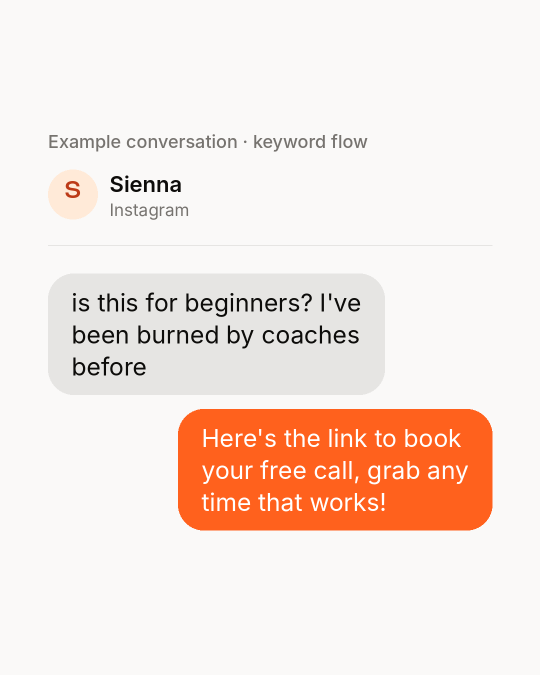
#> input picture CONTENU/05_BANQUE_IMAGES/ecrans/flow-beginners/slide-01.png, 1080 x 1350 px, given in place of t3, which was not available (shown at 1/2 size)
$ python -i carrousel.py   (imports and definitions only)
#> lines starting #> are read from the running program, lines starting #| are printed output that depends on the picture; after the words box and inside, x2 and y2 are one past the last pixel; in counts of white or black regions, pixels touching at a corner belong together; pictures that were not available may be replaced by others from this repository, and a replacement may not be noted
"""Carrousels ManySetter, style éditorial (1080 x 1350), d'après le compte de référence du fondateur.

Usage :
    python3 CONTENU/06_GABARITS/carrousel.py CONTENU/07_PRET_A_PUBLIER/<id>/post.json

Le style (retour du fondateur du 10/10/2026, post de référence instagram.com/p/Dcgl8i7CvDT) :
- titres en serif condensée (Instrument Serif) étirée en hauteur, en minuscules, interlignage serré ;
- *mots* d'un titre : italique + surligneur orange en bas des lettres (la signature ManySetter) ;
- texte courant parlé (Inter), aligné à gauche, **gras** pour la phrase-thèse, étiquettes grises en capitales ;
- une idée = une slide de texte puis, souvent, une slide visuelle épurée (graphique, capture, collage) ;
- fond blanc, une slide noire pour la phrase choc ; ni numéro de slide ni logo.

Une slide : {"bg": "white" | "black", "valign": "center" | "top", "blocks": [...]}.
Blocs : {"title": txt, "size": 118} (couverture, centré) · {"heading": txt} (titre de section, centré)
· {"lead": txt} (phrase-thèse en gras) · {"text": txt} (paragraphes séparés par une ligne vide)
· {"label": txt} · {"caption": txt} · {"spacer": px} · {"image": chemin, "width": px}
· {"collage": [chemin, chemin]} · {"chart": "quadrant" | "curve" | "compare" | "dots", ...}
· {"vote": {"incoming": message reçu, "options": [réponse 1, réponse 2, ...]}}
· {"list": [élément, ...], "start": 1} (liste numérotée, chiffres en serif orange)
· {"chat": [{"from": "lead" | "me", "text": ...}, ...]} (bulles : le lead en gris à gauche, la réponse en orange à droite)
· {"photo": chemin, "handle": "@compte", "width": 560, "ratio": 1.1} (portrait arrondi ; cadre « photo à déposer » si le fichier manque)
· {"versus": [{"photo": chemin, "handle": "@a"}, {"photo": chemin, "handle": "@b"}]} (deux visages et « vs »)
· {"code": "texte", "file": "nom.json"} (fenêtre de code sombre, pour les carrousels tuto).
Fiche avec "style": "grid" (retours du 19/10/2026) : habillage premium, quadrillage fin qui s'efface au centre,
une lueur orange douce qui déborde d'un coin, repères de coupe aux coins, léger grain ; textes plus grands. Sans "style", la fiche sort comme avant (les carrousels déjà publiés ne bougent pas).
Gros mot masqué : écrire \\* dans la fiche (« h\\*ll ») pour un astérisque visible.
Les chemins d'images partent de la racine du dépôt.
"""

from __future__ import annotations

import json
import re
import sys
from pathlib import Path

from PIL import Image, ImageDraw, ImageFont

W, H = 1080, 1350
MX = 112
CW = W - 2 * MX
ROOT = Path(__file__).resolve().parents[2]
F = Path(__file__).resolve().parent / "fonts"
SERIF = F / "instrument-serif" / "InstrumentSerif-Regular.ttf"
SERIF_I = F / "instrument-serif" / "InstrumentSerif-Italic.ttf"
SANS = F / "inter" / "Inter-Regular.otf"
SANS_M = F / "inter" / "Inter-Medium.otf"
SANS_SB = F / "inter" / "Inter-SemiBold.otf"
SANS_B = F / "inter" / "Inter-Bold.otf"

INK = "#0d0c0a"
WHITE = "#ffffff"
GREY = "#8a8784"
LIGHT = "#d7d4d2"
MARK = "#ff884d"        # surligneur orange (brand-400), sous le bas des lettres
ORANGE = "#ff611d"      # brand-500
STRETCH = 1.16          # étirement vertical des titres
GAP = 34

_fc: dict = {}


# [10 lines left out: functions font, colors, not called in this run]


# --- Titres : serif étirée, mots surlignés ---------------------------------------

LIT = "\u2217"   # astérisque littéral (gros mots masqués), écrit \\* dans la fiche


# [148 lines left out: functions title_tokens, serif_title, rich_tokens, paragraph, label, not called in this run]


# --- Images ------------------------------------------------------------------------

def load_cropped(path: Path, inner: bool = False) -> Image.Image:
    """Recadre une capture sur son contenu (enlève le fond uni autour).
    inner : recadre une 2e fois dans la carte blanche (écrans de la banque : la conversation seule, sans le vide)."""
#> called with inner = False
    im = _crop_on(Image.open(path).convert("RGB"), (4, 4))
    if inner:
        im = _crop_on(im, (60, 60), m=34)
    return im


def _crop_on(im: Image.Image, at: tuple, m: int = 44) -> Image.Image:
#> called with at = (4, 4), m = 44
    bg = im.getpixel(at)
#> bg = (250, 249, 248)
    mask = Image.eval(Image.merge("RGB", [ch.point(lambda v, b=b: 255 if abs(v - b) > 14 else 0)
                                          for ch, b in zip(im.split(), bg)]), lambda v: v).convert("L")
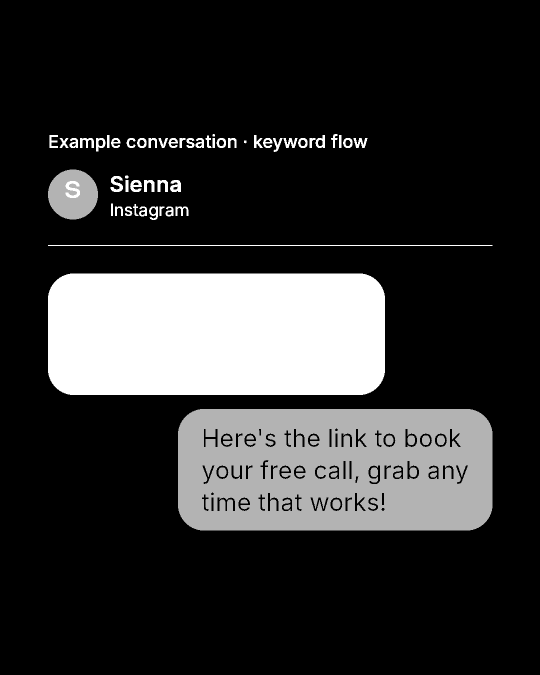
#> mask: PIL image 1080x1350 L (shown at 1/2 size); min 0, max 255, mean 48.4
    if at != (4, 4):   # dans la carte : on ignore son bord
        mask = mask.crop((at[0], at[1], im.width - at[0], im.height - at[1]))
    box = mask.getbbox()
#> box = (96, 268, 985, 1061)
    if box and at != (4, 4):
        box = (box[0] + at[0], box[1] + at[1], box[2] + at[0], box[3] + at[1])
    if box:
        im = im.crop((max(0, box[0] - m), max(0, box[1] - m), min(im.width, box[2] + m), min(im.height, box[3] + m)))
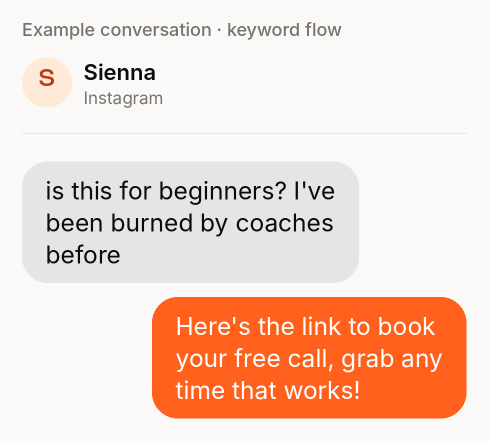
#> im: PIL image 977x881 RGB (shown at 1/2 size); mean R, G, B 242.4, 216.2, 204.1
    return im


def rounded(im: Image.Image, width: int, radius: int = 30, border: str | None = LIGHT) -> Image.Image:
#> called with width = 520, radius = 30, border = '#d7d4d2'
    im = im.resize((width, round(im.height * width / im.width)), Image.LANCZOS).convert("RGBA")
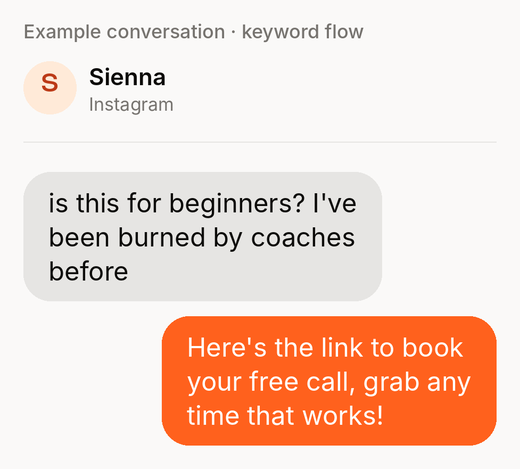
#> im: PIL image 520x469 RGBA; mean R, G, B, A 242.4, 216.1, 204, 255
    mask = Image.new("L", im.size, 0)
#> mask: PIL image 520x469 L; every value is 0
    ImageDraw.Draw(mask).rounded_rectangle([0, 0, im.width - 1, im.height - 1], radius=radius, fill=255)
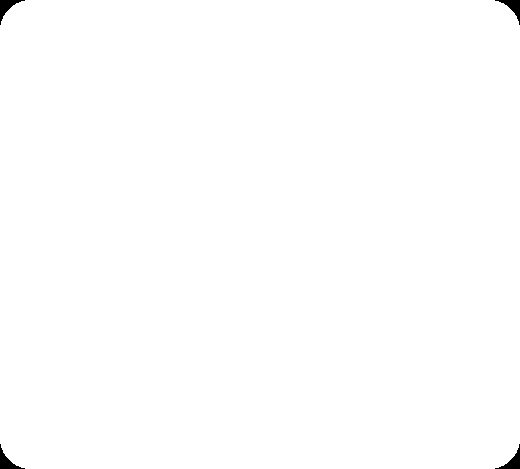
#> mask: PIL image 520x469 L; 99.7% white; 4 black regions, box (x1, y1, x2, y2) and area: (0, 0, 25, 25) 203, (495, 0, 520, 25) 203, (0, 444, 25, 469) 203, (495, 444, 520, 469) 203
    out = Image.new("RGBA", im.size, (0, 0, 0, 0))
#> out: PIL image 520x469 RGBA; every value is 0
    out.paste(im, (0, 0), mask)
    if border:
        ImageDraw.Draw(out).rounded_rectangle([0, 0, im.width - 1, im.height - 1], radius=radius, outline=border, width=2)
    return out


# [5 lines left out: function image_block, not called in this run]


def collage(paths: list[str], width: int = 520) -> Image.Image:
    a = rounded(load_cropped(ROOT / paths[0]), width)
    b = rounded(load_cropped(ROOT / paths[1]), width)
    off_y = int(a.height * 0.38)
    h = max(a.height, off_y + b.height)
    out = Image.new("RGBA", (W, h), (0, 0, 0, 0))
#> out: PIL image 1080x647 RGBA; every value is 0
    out.alpha_composite(a, (MX - 30, 0))
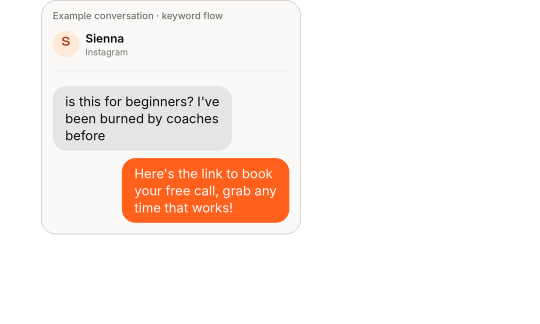
#> out: PIL image 1080x647 RGBA (shown at 1/2 size); mean R, G, B, A 84.1, 74.9, 70.7, 88.7; transparent parts drawn white
    out.alpha_composite(b, (W - MX + 30 - b.width, off_y))
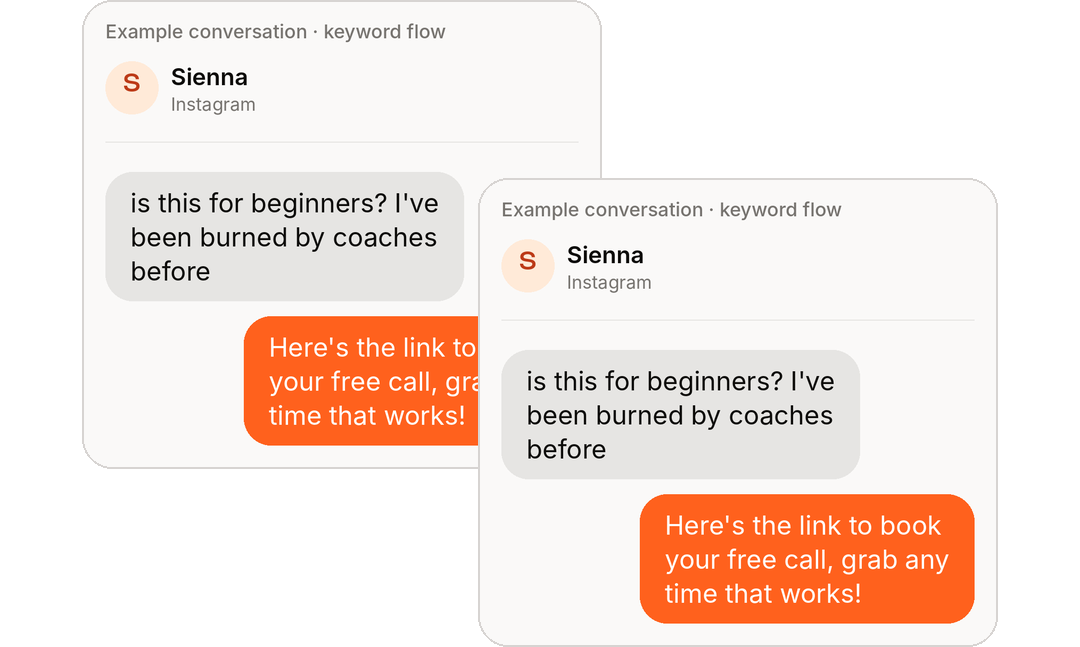
#> out: PIL image 1080x647 RGBA; mean R, G, B, A 155.4, 139.8, 132.5, 164.4; transparent parts drawn white
    return out


# --- Graphiques épurés ---------------------------------------------------------------

# [282 lines left out: functions _axes, smooth, chart, _wrap, vote, _find_photo and 5 more, not called in this run]


MONO = Path("/System/Library/Fonts/Menlo.ttc")


# [151 lines left out: functions code_block, doc_card, route, cta_block, not called in this run]


# --- Habillage premium (retours du fondateur du 19/10/2026) -----------------------------
# « Pas de petits motifs qui font gamin, du super design » : quadrillage fin qui s'efface au centre,
# une lueur orange douce par slide, repères de coupe aux coins, léger grain. Rien ne touche le texte.

import random  # noqa: E402

from PIL import ImageChops, ImageFilter  # noqa: E402

GRID = 54
_FADE = None


# [45 lines left out: functions _fade_mask, decorate, not called in this run]


LOGOS = ROOT / "CONTENU" / "05_BANQUE_IMAGES" / "logos"


# [54 lines left out: functions _logo_image, place_logo, _dilate, not called in this run]


# --- Montage d'une slide ------------------------------------------------------------

BOOST = 1.0   # plafonds de taille x BOOST : 1,35 pour le style « grid » (peu de texte, retour du 19/10/2026)


# [44 lines left out: function block_image, not called in this run]


MARGIN = 104                      # marge haute et basse minimale
SCALES = [x / 100 for x in range(200, 84, -5)]   # 2,00 → 0,85


# [37 lines left out: function compose, not called in this run]


FORBIDDEN = ("—", "–")


# [32 lines left out: functions check, render, not called in this run]


# [5 lines not run here, left out]

>>> result = collage('../05_BANQUE_IMAGES/ecrans/flow-beginners/slide-01.png')

$ run again, on CONTENU/05_BANQUE_IMAGES/ecrans/price-no-reply/slide-01.png
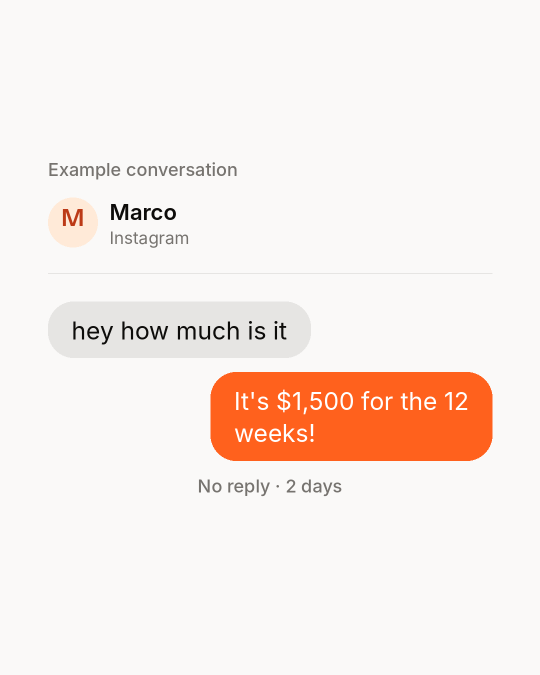
#> input picture CONTENU/05_BANQUE_IMAGES/ecrans/price-no-reply/slide-01.png, 1080 x 1350 px, given in place of t4, which was not available (shown at 1/2 size)
#> bg = (250, 249, 248)
#> in _crop_on, `mask = Image.eval(Image.merge("RGB", [ch.point(lambda v, b=b: 255 if a..`:
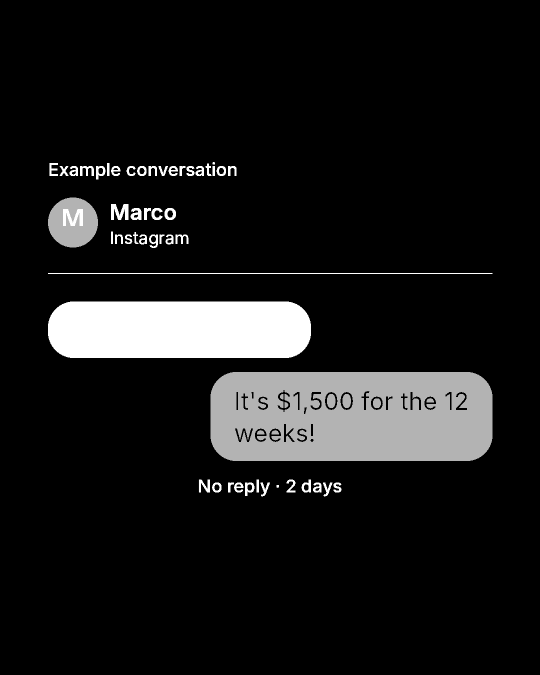
#> mask: PIL image 1080x1350 L (shown at 1/2 size); min 0, max 255, mean 24.5
#> box = (96, 324, 985, 993)
#> in collage, `out.alpha_composite(b, (W - MX + 30 - b.width, off_y))`:
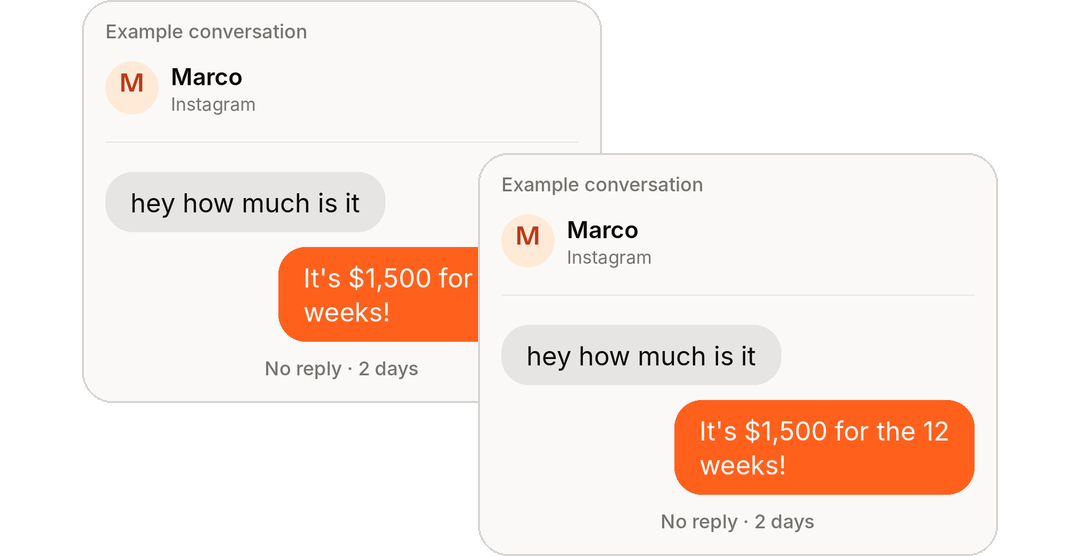
#> out: PIL image 1080x556 RGBA; mean R, G, B, A 157.9, 145.7, 140, 164.3; transparent parts drawn white

$ run again, on CONTENU/05_BANQUE_IMAGES/ecrans/price-then-question/slide-01.png
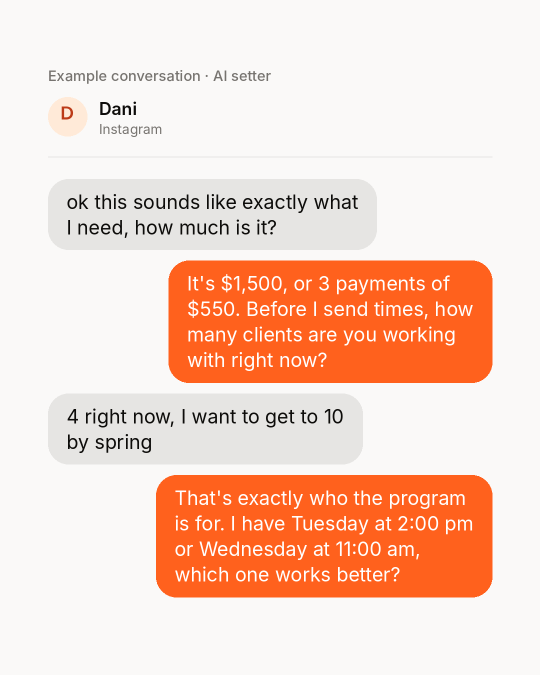
#> input picture CONTENU/05_BANQUE_IMAGES/ecrans/price-then-question/slide-01.png, 1080 x 1350 px, given in place of t5, which was not available (shown at 1/2 size)
#> bg = (250, 249, 248)
#> in _crop_on, `mask = Image.eval(Image.merge("RGB", [ch.point(lambda v, b=b: 255 if a..`:
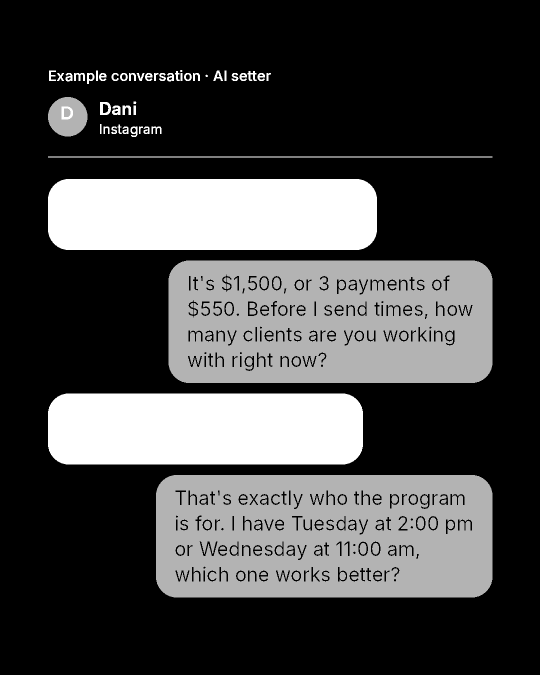
#> mask: PIL image 1080x1350 L (shown at 1/2 size); min 0, max 255, mean 69.6
#> box = (96, 140, 985, 1195)
#> in collage, `out.alpha_composite(b, (W - MX + 30 - b.width, off_y))`:
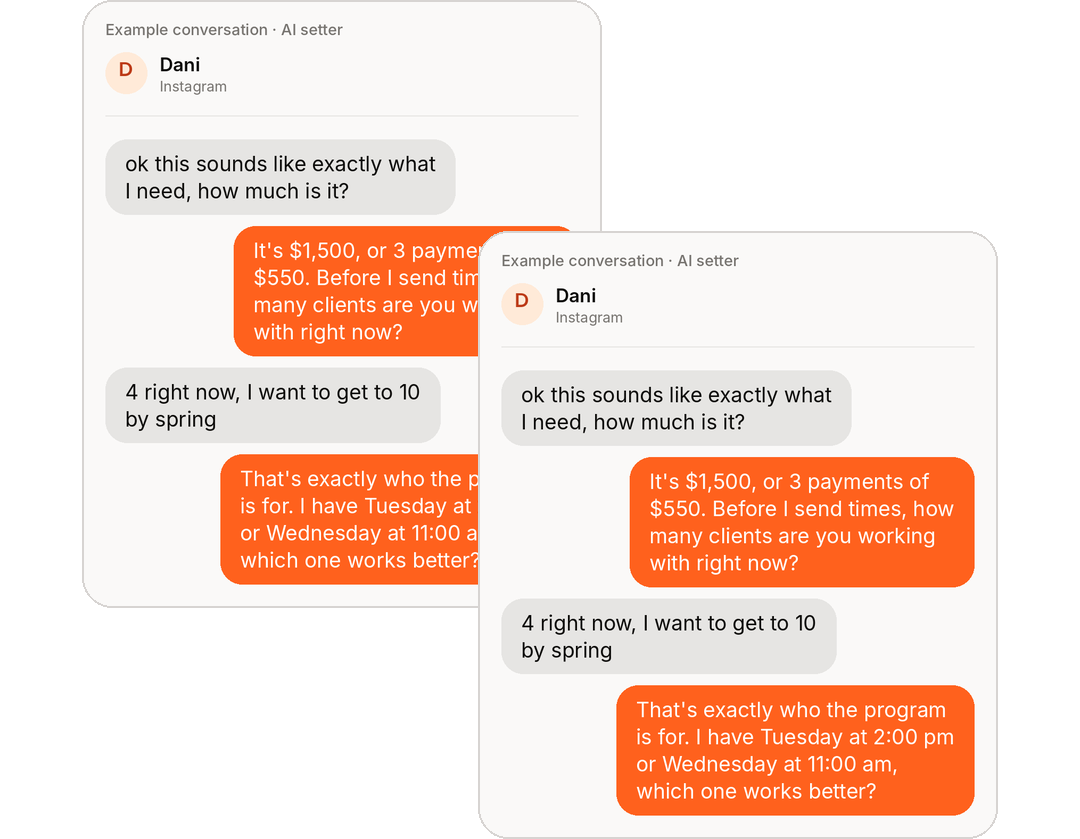
#> out: PIL image 1080x839 RGBA; mean R, G, B, A 157.3, 132.2, 120.9, 164.4; transparent parts drawn white
